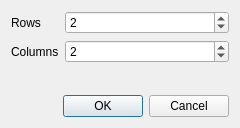
<?xml version="1.0" encoding="UTF-8"?>
<ui version="4.0">
 <class>MatrixDialog</class>
 <widget class="QDialog" name="MatrixDialog">
  <property name="geometry">
   <rect>
    <x>0</x>
    <y>0</y>
    <width>240</width>
    <height>128</height>
   </rect>
  </property>
  <property name="windowTitle">
   <string>Insert matrix</string>
  </property>
  <layout class="QVBoxLayout" name="verticalLayout">
   <item>
    <layout class="QFormLayout" name="formLayout">
     <item row="0" column="0">
      <widget class="QLabel" name="rows_label">
       <property name="text">
        <string>Rows</string>
       </property>
      </widget>
     </item>
     <item row="0" column="1">
      <widget class="QSpinBox" name="rows">
       <property name="minimum">
        <number>1</number>
       </property>
       <property name="maximum">
        <number>100</number>
       </property>
       <property name="value">
        <number>2</number>
       </property>
      </widget>
     </item>
     <item row="1" column="0">
      <widget class="QLabel" name="columns_label">
       <property name="text">
        <string>Columns</string>
       </property>
      </widget>
     </item>
     <item row="1" column="1">
      <widget class="QSpinBox" name="columns">
       <property name="minimum">
        <number>1</number>
       </property>
       <property name="maximum">
        <number>100</number>
       </property>
       <property name="value">
        <number>2</number>
       </property>
      </widget>
     </item>
    </layout>
   </item>
   <item>
    <widget class="QDialogButtonBox" name="buttonBox">
     <property name="orientation">
      <enum>Qt::Horizontal</enum>
     </property>
     <property name="standardButtons">
      <set>QDialogButtonBox::Cancel|QDialogButtonBox::Ok</set>
     </property>
    </widget>
   </item>
  </layout>
 </widget>
 <resources/>
 <connections>
  <connection>
   <sender>buttonBox</sender>
   <signal>accepted()</signal>
   <receiver>MatrixDialog</receiver>
   <slot>accept()</slot>
   <hints>
    <hint type="sourcelabel">
     <x>248</x>
     <y>254</y>
    </hint>
    <hint type="destinationlabel">
     <x>157</x>
     <y>274</y>
    </hint>
   </hints>
  </connection>
  <connection>
   <sender>buttonBox</sender>
   <signal>rejected()</signal>
   <receiver>MatrixDialog</receiver>
   <slot>reject()</slot>
   <hints>
    <hint type="sourcelabel">
     <x>316</x>
     <y>260</y>
    </hint>
    <hint type="destinationlabel">
     <x>286</x>
     <y>274</y>
    </hint>
   </hints>
  </connection>
 </connections>
</ui>
